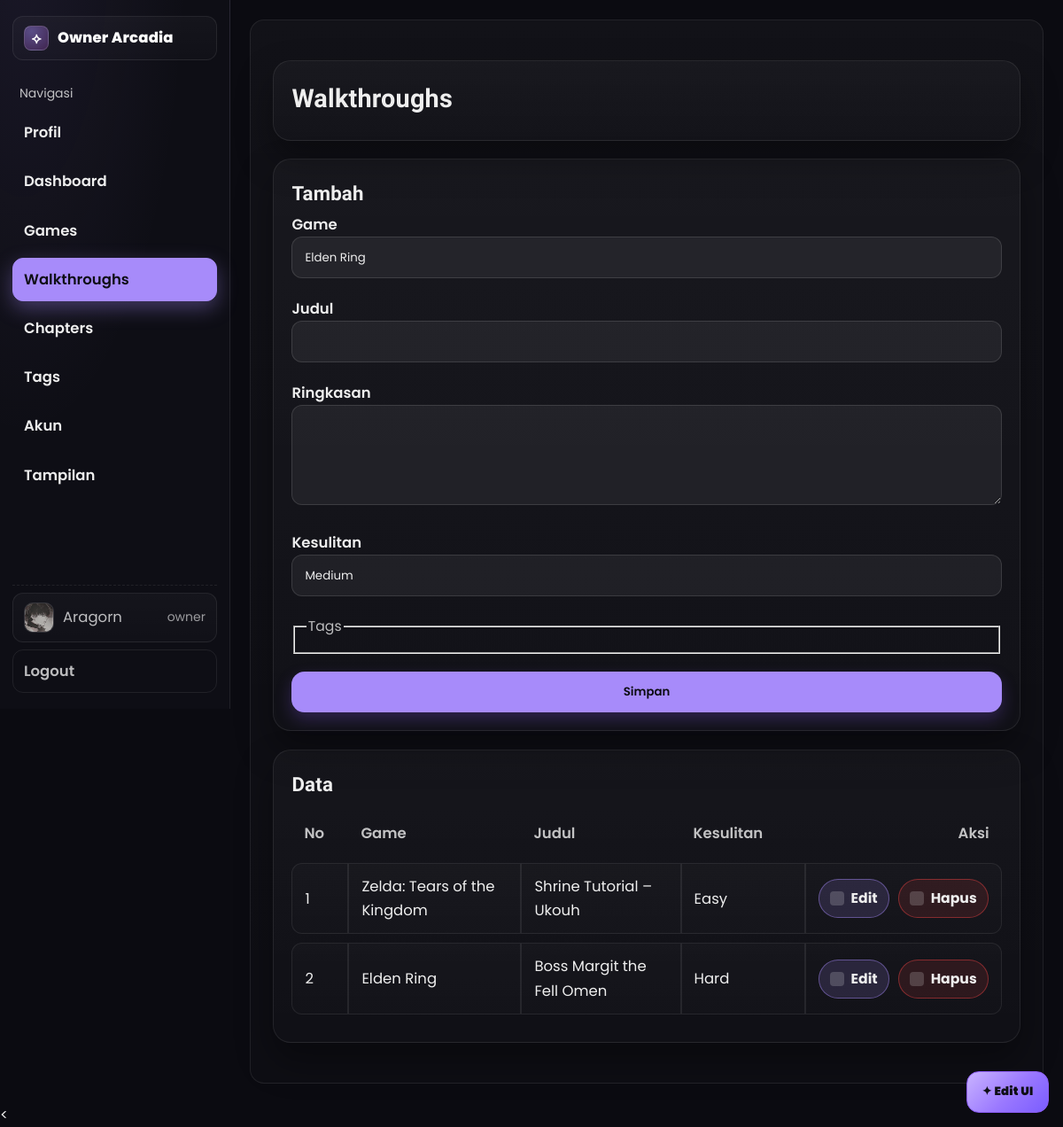
/public/admin/walkthroughs.php (signed in), run on the app's committed database.
### tables this page shows
CREATE TABLE `users` (
  `id` int(11) NOT NULL,
  `name` varchar(120) NOT NULL,
  `full_name` varchar(100) DEFAULT NULL,
  `username` varchar(50) DEFAULT NULL,
  `email` varchar(150) NOT NULL,
  `password_hash` varchar(255) NOT NULL,
  `role` enum('OWNER','ADMIN','USER') NOT NULL DEFAULT 'USER',
  `avatar_url` varchar(255) DEFAULT NULL,
  `banner_url` varchar(255) DEFAULT NULL,
  `created_at` timestamp NOT NULL DEFAULT current_timestamp(),
  `last_login_at` datetime DEFAULT NULL,
  `bio` text DEFAULT NULL,
  `is_active` tinyint(1) NOT NULL DEFAULT 1,
  `updated_at` timestamp NULL DEFAULT current_timestamp() ON UPDATE current_timestamp()
);

CREATE TABLE `walkthroughs` (
  `id` int(11) NOT NULL,
  `game_id` int(11) NOT NULL,
  `title` varchar(150) NOT NULL,
  `overview` text DEFAULT NULL,
  `difficulty` enum('Easy','Medium','Hard') DEFAULT 'Medium',
  `created_at` datetime NOT NULL DEFAULT current_timestamp(),
  `updated_at` datetime DEFAULT NULL,
  `cover_focus_x` tinyint(4) DEFAULT 50,
  `cover_focus_y` tinyint(4) DEFAULT 50
);

CREATE TABLE `games` (
  `id` int(11) NOT NULL,
  `title` varchar(150) NOT NULL,
  `genre` varchar(80) DEFAULT NULL,
  `platform` varchar(80) DEFAULT NULL,
  `release_year` int(11) DEFAULT NULL,
  `image_url` varchar(255) DEFAULT NULL,
  `description` text DEFAULT NULL,
  `cover_blob` longblob DEFAULT NULL,
  `cover_mime` varchar(40) DEFAULT NULL,
  `cover_size` int(11) DEFAULT NULL,
  `cover_focus_x` tinyint(4) DEFAULT 50,
  `cover_focus_y` tinyint(4) DEFAULT 50
);

### lib/db.php (called while the page is built, shortened)
<?php
function db_all($mysqli, $sql, $params = [], $types = '')
{
  $stmt = $mysqli->prepare($sql);
  if ($params)
    $stmt->bind_param($types ?: str_repeat('s', count($params)), ...$params);
  $stmt->execute();
  $res = $stmt->get_result();
  $rows = $res ? $res->fetch_all(MYSQLI_ASSOC) : [];
  return $rows;
}
function db_one($mysqli, $sql, $params = [], $types = '')
{
  $rows = db_all($mysqli, $sql, $params, $types);
  return $rows[0] ?? null;
}
?>

### lib/helpers.php (called while the page is built, shortened)
<?php
function e($s)
{
  return htmlspecialchars((string) $s, ENT_QUOTES, 'UTF-8');
}
?>

### public/admin/walkthroughs.php (the view, shortened to what this page needs)
<?php
require_once __DIR__ . '/../../config.php';
require_once __DIR__ . '/../../lib/helpers.php';
require_once __DIR__ . '/../../lib/db.php';
$action = $_GET['action'] ?? 'list';
$games   = db_all($mysqli, "SELECT id,title FROM games ORDER BY title ASC");
$allTags = db_all($mysqli, "SELECT id,name FROM tags ORDER BY name ASC");
require_once __DIR__ . '/_header.php';
?>
<div class="card">
  <h1>Walkthroughs</h1>
</div>
<?php
if ($action === 'edit') {
  $id = (int)($_GET['id'] ?? 0);
  $w  = db_one($mysqli, "SELECT * FROM walkthroughs WHERE id=?", [$id], 'i');
  if (!$w) {
    echo '<div class="card">Data tidak ditemukan</div>';
    require __DIR__ . '/_footer.php';
    exit;
  }
  $selected = db_all($mysqli, "SELECT tag_id FROM walktag WHERE walk_id=?", [$id], 'i');
  $selectedIds = array_column($selected, 'tag_id');
  ?>
  <div class="card">
    <h2>Edit</h2>
    <form method="post" class="grid">
      <?php csrf_field(); ?>
      <input type="hidden" name="id" value="<?= (int)$w['id'] ?>">
      <input type="hidden" name="action" value="update">
      <label>Game
        <select name="game_id">
          <?php foreach ($games as $g): ?>
            <option value="<?= (int)$g['id'] ?>" <?= $g['id']==$w['game_id']?'selected':'' ?>>
              <?= e($g['title']) ?>
            </option>
          <?php endforeach; ?>
        </select>
      </label>
      <label>Judul
        <input class="input" name="title" value="<?= e($w['title']) ?>">
      </label>
      <label>Ringkasan
        <textarea name="overview" rows="4"><?= e($w['overview']) ?></textarea>
      </label>
      <label>Kesulitan
        <select name="difficulty">
          <?php foreach (['Easy','Medium','Hard'] as $d): ?>
            <option <?= $d===$w['difficulty']?'selected':'' ?>><?= $d ?></option>
          <?php endforeach; ?>
        </select>
      </label>
      <fieldset>
        <legend class="small">Tags</legend>
        <?php foreach ($allTags as $t): $chk = in_array($t['id'],$selectedIds)?'checked':''; ?>
          <label style="display:inline-flex;gap:.4rem;align-items:center;margin:.2rem 1rem .2rem 0">
            <input type="checkbox" name="tags[]" value="<?= (int)$t['id'] ?>" <?= $chk ?>>
            <span><?= e($t['name']) ?></span>
          </label>
        <?php endforeach; ?>
      </fieldset>
      <button class="btn">Simpan</button>
      <a class="btn gray" href="walkthroughs.php">Batal</a>
    </form>
  </div>
  <?php
} else { ?>
  <div class="card">
    <h2>Tambah</h2>
    <form method="post" action="walkthroughs.php?action=create" class="grid">
      <label>Game
        <select name="game_id">
          <?php foreach ($games as $g): ?>
            <option value="<?= (int)$g['id'] ?>"><?= e($g['title']) ?></option>
          <?php endforeach; ?>
        </select>
      </label>
      <label>Judul
        <input class="input" name="title">
      </label>
      <label>Ringkasan
        <textarea name="overview" rows="4"></textarea>
      </label>
      <label>Kesulitan
        <select name="difficulty">
          <option selected>Medium</option>
        </select>
      </label>
      <fieldset>
        <legend class="small">Tags</legend>
      </fieldset>
      <button class="btn">Simpan</button>
    </form>
  </div>
<?php } ?>
<?php
$rows = db_all(
  $mysqli,
  "SELECT w.id, w.title, w.difficulty, g.title AS game_title
     FROM walkthroughs w
     JOIN games g ON g.id = w.game_id
   ORDER BY w.id DESC"
);
?>
<div class="card">
  <h2>Data</h2>
  <table class="tbl">
    <thead>
      <tr>
        <th style="width:64px">No</th>
        <th>Game</th>
        <th>Judul</th>
        <th style="width:140px">Kesulitan</th>
        <th style="width:180px;text-align:right">Aksi</th>
      </tr>
    </thead>
    <tbody>
      <?php $no = 1; foreach ($rows as $r): ?>
        <tr>
          <td><?= $no++ ?></td>
          <td><?= e($r['game_title']) ?></td>
          <td><?= e($r['title']) ?></td>
          <td><?= e($r['difficulty']) ?></td>
          <td>
            <div class="actions">
              <a class="chip-btn chip-edit" href="walkthroughs.php?action=edit&id=<?= (int)$r['id'] ?>">
                <span class="chip-icon"></span> Edit
              </a>
              <a class="chip-btn chip-del"
                 href="walkthroughs.php?action=delete&id=<?= (int)$r['id'] ?>"
                 onclick="return confirm('Hapus &quot;<?= e($r['title']) ?>&quot;?')">
                <span class="chip-icon"></span> Hapus
              </a>
            </div>
          </td>
        </tr>
      <?php endforeach; ?>
    </tbody>
  </table>
</div>
<?php require_once __DIR__ . '/_footer.php'; ?>

### public/admin/_header.php (shortened to what this page needs)
<?php
require_once __DIR__ . '/../../config.php';
require_once __DIR__ . '/../../lib/helpers.php';
require_once __DIR__ . '/../../lib/db.php';
$path = (string)($_SERVER['REQUEST_URI'] ?? '');
function active(string $needle, string $path): string {
  return (strpos($path, $needle) !== false) ? 'is-active' : '';
}
$me  = $_SESSION['user'] ?? [];
$uid = (int)($me['id'] ?? 0);
if ($uid > 0) {
  $row = db_one($mysqli, "SELECT name, role, avatar_url FROM users WHERE id=?", [$uid], 'i');
  if ($row) {
    $me = $_SESSION['user'];
  }
}
$userName   = e($me['name'] ?? 'Admin');
$userRole   = strtolower((string)($me['role'] ?? 'admin'));
$userAvatar = trim((string)($me['avatar_url'] ?? ''));
$meFull  = function_exists('current_user') ? current_user() : ($_SESSION['user'] ?? null);
$isOwner = $meFull && strtoupper($meFull['role'] ?? '') === 'OWNER';
function app_setting($k,$def=''){
  global $mysqli;
  $has = $mysqli->query("SHOW TABLES LIKE 'app_settings'");
  $row = db_one($mysqli,"SELECT value FROM app_settings WHERE `key`=?",[$k],'s');
  return $row['value'] ?? $def;
}
$APP_LOGO = app_setting('site_logo_url','');
?>
<!doctype html>
<html lang="id">
<head>
  <link rel="stylesheet" href="/arcadia/assets/styles.css" />
</head>
<body>
<div class="admin-layout">
  <aside class="sidenav" id="sidenav" data-collapsed="false">
    <div class="brand">
      <?php if ($APP_LOGO): ?>
        <img src="<?= e($APP_LOGO) ?>" alt="Logo" style="height:28px;width:auto;display:block">
        <div>Owner Arcadia</div>
      <?php else: ?>
        <div class="brand-badge">⟡</div>
        <div>Owner Arcadia</div>
      <?php endif; ?>
    </div>
    <div class="nav-section">
      <div class="nav-title">Navigasi</div>
      <ul class="nav-list">
        <li><a class="nav-link <?= active('/admin/profile.php', $path) ?> <?= active('/admin/admin-info.php', $path) ?>" href="/arcadia/public/admin/profile.php">Profil</a></li>
        <li><a class="nav-link <?= active('/admin/index.php', $path) ?>" href="/arcadia/public/admin/">Dashboard</a></li>
        <li><a class="nav-link <?= active('/admin/games.php', $path) ?>" href="/arcadia/public/admin/games.php">Games</a></li>
        <li><a class="nav-link <?= active('/admin/walkthroughs.php', $path) ?>" href="/arcadia/public/admin/walkthroughs.php">Walkthroughs</a></li>
        <li><a class="nav-link <?= active('/admin/chapters.php', $path) ?>" href="/arcadia/public/admin/chapters.php">Chapters</a></li>
        <li><a class="nav-link <?= active('/admin/tags.php', $path) ?>" href="/arcadia/public/admin/tags.php">Tags</a></li>
        <?php if ($isOwner): ?>
          <li><a class="nav-link <?= active('/admin/users.php', $path) ?>" href="/arcadia/public/admin/users.php">Akun</a></li>
        <?php endif; ?>
        <?php if ($isOwner): ?>
  <li><a class="nav-link <?= active('/admin/appearance.php', $path) ?>" href="/arcadia/public/admin/appearance.php">Tampilan</a></li>
<?php endif; ?>
      </ul>
    </div>
    <div class="nav-foot">
      <a class="user-chip" href="/arcadia/public/admin/profile.php" title="Kelola profil">
        <div class="avatar">
          <?php if ($userAvatar !== ''): ?>
            <img src="<?= e($userAvatar) ?>" alt="Avatar">
          <?php else: ?>
            <?= e(mb_strtoupper(mb_substr($userName,0,1))) ?>
          <?php endif; ?>
        </div>
        <div><?= $userName ?></div>
        <span class="role"><?= e($userRole) ?></span>
      </a>
      <a class="logout" href="/arcadia/public/logout.php">Logout</a>
    </div>
  </aside>
  <div class="admin-main">
    <div class="container">

### assets/styles.css (style rules this page uses)
:root { --font-body: 'Poppins', system-ui, -apple-system, 'Segoe UI', Roboto, Ubuntu, 'Helvetica Neue', Arial, 'Noto Sans', sans-serif; --font-heading: 'Rajdhani', system-ui, -apple-system, 'Segoe UI', Roboto, Ubuntu, 'Helvetica Neue', Arial, 'Noto Sans', sans-serif; }
.brand { display: flex; align-items: center; gap: .55rem; font-weight: 800; color: #fff; letter-spacing: .3px }
.nav-link { position: relative; display: inline-block; padding: .55rem .9rem; border-radius: .7rem; color: #d1d5db; border: 1px solid transparent; transition: transform .18s ease, background .25s ease, color .18s ease; will-change: transform; }
.nav-link::after { content: ""; position: absolute; left: .9rem; right: .9rem; bottom: .35rem; height: 2px; background: linear-gradient(90deg, #8b5cf6, #a78bfa); transform: scaleX(0); transform-origin: left; transition: transform .22s ease; border-radius: 2px; opacity: .9; }
:root { --bg1: #0b0b10; --bg2: #160b2e; --card: #0f1020; --text: #e5e7eb; --muted: #9ca3af; --primary: #8b5cf6; --accent: #a78bfa; --ring: rgba(139, 92, 246, .25); --border: rgba(255, 255, 255, .08); --container: 1320px; --gutter: 1.5rem; }
* { box-sizing: border-box }
html, body { height: 100% }
body { margin: 0; font-family: Inter, system-ui, -apple-system, Segoe UI, Roboto, Ubuntu, "Helvetica Neue", Arial, "Noto Sans", sans-serif; color: var(--text); background: linear-gradient(160deg, var(--bg2) 0%, #0a0617 35%, #050509 70%, #000 100%); background-attachment: fixed; }
.container { max-width: 1080px; margin: 0 auto; padding: 1.25rem }
.card { background: linear-gradient(180deg, rgba(255, 255, 255, .03), rgba(255, 255, 255, .01)); border: 1px solid var(--border); border-radius: 18px; box-shadow: 0 20px 40px rgba(0, 0, 0, .35); padding: 1rem; margin: 1rem 0 }
h1, h2, h3 { margin: .25rem 0 .5rem }
h1 { font-size: 1.75rem; letter-spacing: .2px }
h2 { font-size: 1.35rem }
a { color: var(--primary); text-decoration: none }
.btn { display: inline-block; background: var(--primary); color: #0b0b10; padding: .65rem 1.05rem; border-radius: .9rem; border: 1px solid transparent; cursor: pointer; font-weight: 600; box-shadow: 0 8px 18px rgba(139, 92, 246, .25); }
:root { --input-bg: rgba(255, 255, 255, .06); }
.input, select, textarea { width: 100%; padding: .7rem .85rem; background: var(--input-bg); color: var(--text); border: 1px solid var(--border); border-radius: .75rem; outline: none; color-scheme: dark; }
.input::placeholder { color:#a1a1aa }
.grid { display: grid; gap: 1rem }
.brand { font-weight: 800; color: #fff; letter-spacing: .4px }
.small { font-size: .95rem; color: var(--muted) }
:root { --container: 1320px; --gutter: 1.5rem; }
html { font-size: 16.5px; }
body { line-height: 1.6; }
.container { max-width: var(--container) !important; padding: var(--gutter) !important; }
.card { padding: 1.25rem !important; margin: 1.25rem 0 !important; border-radius: 20px !important; }
.grid { gap: 1.25rem !important; }
body, input, button, select, textarea, a, p, li, td, .small { font-family: var(--font-body) !important; font-weight: 400; line-height: 1.65; -webkit-font-smoothing: antialiased; -moz-osx-font-smoothing: grayscale; }
.nav-link, .nav-cta, .btn, label, th { font-family: var(--font-body) !important; font-weight: 600 !important; }
h1, h2, h3 { font-family: var(--font-heading) !important; font-weight: 700 !important; letter-spacing: .2px; line-height: 1.2; }
::placeholder { font-family: var(--font-body); }
:root { --nav-height: 64px; }
html { scroll-behavior: smooth; }
.avatar { width: 44px; height: 44px; border-radius: 50%; border: 1px solid var(--border); background: radial-gradient(80px 40px at -20% -10%, rgba(139, 92, 246, .35), transparent 60%), linear-gradient(180deg, rgba(255, 255, 255, .06), rgba(255, 255, 255, .02)); display: grid; place-items: center; color: #fff; font-weight: 800; letter-spacing: .4px; }
.avatar::after { content: attr(data-initial); }
.input, textarea, select { background: rgba(255,255,255,.06); color: #eee; border: 1px solid rgba(255,255,255,.12); border-radius: 12px; }
select option, select optgroup { background-color: #11121a; color: #eee; }
select option:hover, select option:checked { background-color: #1a1b24; color: #fff; }

### data on the page
users: avatar_url (picture), name "Aragorn", role "owner"
walkthroughs: game.title "Zelda: Tears of the Kingdom", title "Shrine Tutorial – Ukouh", difficulty "Easy"
walkthroughs: game.title "Elden Ring", title "Boss Margit the Fell Omen", difficulty "Hard"

### other printed values
form field game_id "Elden Ring"
